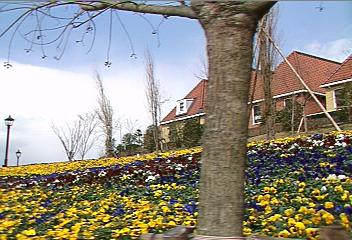
%> input picture TP5/garden1.jpg, 352 x 240 px
$ octave block_matching_test.m   (GNU Octave 9; MATLAB toolbox functions it lacks are replaced by stand-ins)
%> lines starting %> are read from the running program, lines starting %| are printed output that depends on the picture
%> further down, i1 is the input picture: size 240x352x3 uint8; mean R, G, B 146.3, 142.2, 131.4
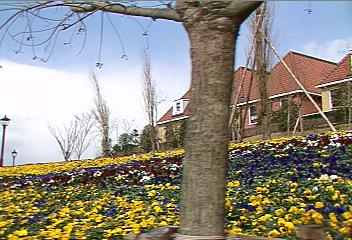
%> input picture TP5/garden2.jpg, 352 x 240 px
%> further down, i2 is the input picture: size 240x352x3 uint8; mean R, G, B 145.6, 141.2, 130
### TP5/block_matching_encode.m
function [ time, output_image, error, msd ] = block_matching_encode( img_ref, img, N, W )
%> called with N = 3, W = 15
    M = 2*N+1;

    %Conversion en niveaux de gris
    img_ref = rgb2gray(img_ref);
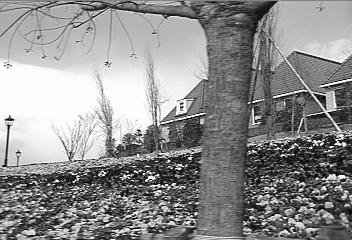
%> img_ref: size 240x352 uint8; min 0, max 255, mean 142.2
    img = rgb2gray(img);
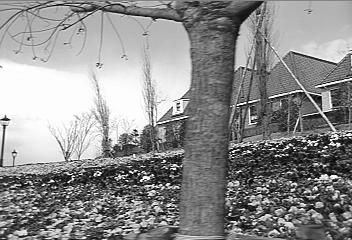
%> img: size 240x352 uint8; min 0, max 255, mean 141.2

    %padding de l'image (on ajoute des 0 pour que la largeur/hauteur soit
    %multiple de M
    pad_y = M - mod(mod(size(img,1),M), M);
%> pad_y = 5

    pad_x = M - mod(mod(size(img,2),M), M);
%> pad_x = 5

    img = double(padarray(img,[pad_y pad_x],0,'post'));
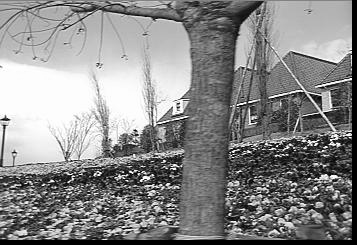
%> img: size 245x357 double; min 0, max 255, mean 136.4
    img_ref = double(padarray(img_ref,[pad_y pad_x],0,'post'));
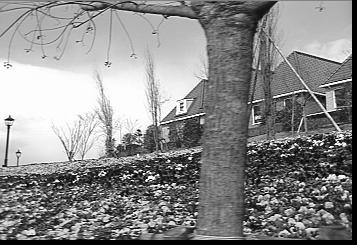
%> img_ref: size 245x357 double; min 0, max 255, mean 137.4

    %affichage de la difference entre l'image courante et l'image de
    %reference
    figure('name','Diff current vs ref');
    imshow(((img-img_ref)+128)/255);
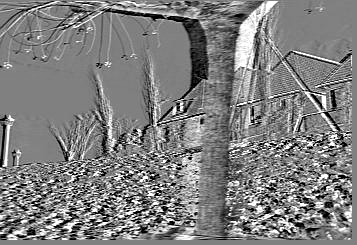
%> displayed picture: size 245x357, on the screen's scale of 0 to 255; min 0, max 255, mean 127

    %Initialisation matrice contenant les composantes x et y des vecteurs
    %de mouvement
    matx = zeros(size(img,1)/M, size(img,2)/M);
    maty = zeros(size(img,1)/M, size(img,2)/M);

    %timer
    tic

    k=1;

    for i=1:M:size(img,1), % for i=1 to i=height, with a step size of M.
        l=1;
        for j=1:M:size(img,2),
            %extraction bloc courant
            block = img(i:i+M-1,j:j+M-1);

            %calcul de la fenetre de recherche
            [window, orig_x, orig_y] = search_window(img_ref,W,M,i,j);

            %recherche du bloc qui se rapproche le plus du bloc courant
            %dans la fenetre de recherche
            [delta_x, delta_y, error] = block_matching(block,window,orig_y,orig_x);

            %on met le vecteur de mouvement dans des matrices (une pour la
            %composante x et une autre pour la y)
            matx(k,l) = delta_x;
            maty(k,l) = delta_y;

            l = l + 1;

            %on recupere le bloc que nous avons trouve dans l'image de ref
            %grace au vecteur de mouvement et le mettons a la place qu'il
            %devrait avoir dans l'image courante
            ref_block = img_ref(i+delta_y : i+M-1+delta_y , j+delta_x : j+M-1+delta_x);
            output_image(i:(i+M)-1,j:(j+M)-1) = ref_block;

        end;
        k = k + 1;
    end;
    time = toc;

    %calcul et affichage de l'erreur de prediction
    error = (img - output_image)+128;
    figure('name',strcat('Erreur de prediction n=',num2str(N),' w=', num2str(W)));
    imshow(error/255);

    msd = compute_msd(img, output_image);

    %champ de vecteur
    figure('name',strcat('Vecteurs de mouvement n=',num2str(N),' w=', num2str(W)));
    quiver(matx/M,maty/M);
    %inversion de l'axe des y
    axis ij;


    %affichage de l'image predite
    figure('name',strcat('Image predite n=',num2str(N),' w=', num2str(W)));
    imshow(output_image/255);
end

### TP5/block_matching_test.m
W = 15;
N = 3;

i1 = imread('garden1.jpg');
i2 = imread('garden2.jpg');

% [8 lines of commented-out code are left out]

%> (the run ends here)
